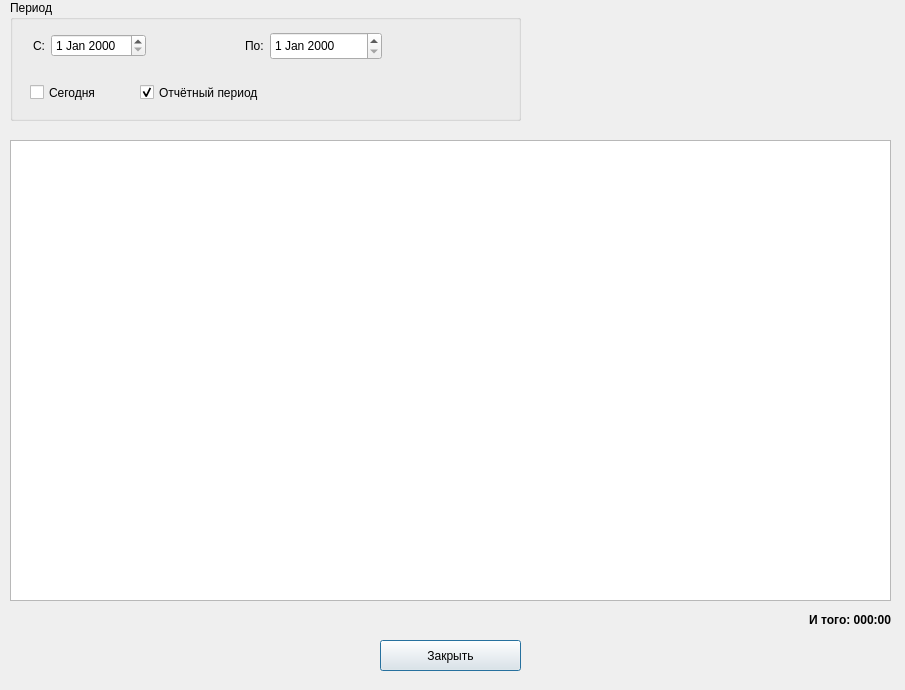
<?xml version="1.0" encoding="UTF-8"?>
<ui version="4.0">
 <class>worksPeriodDialog</class>
 <widget class="QDialog" name="worksPeriodDialog">
  <property name="geometry">
   <rect>
    <x>0</x>
    <y>0</y>
    <width>905</width>
    <height>690</height>
   </rect>
  </property>
  <property name="minimumSize">
   <size>
    <width>905</width>
    <height>690</height>
   </size>
  </property>
  <property name="windowTitle">
   <string>Работы за период</string>
  </property>
  <widget class="QPushButton" name="m_closeButton">
   <property name="geometry">
    <rect>
     <x>380</x>
     <y>640</y>
     <width>141</width>
     <height>31</height>
    </rect>
   </property>
   <property name="text">
    <string>Закрыть</string>
   </property>
  </widget>
  <widget class="QLabel" name="m_sumTimeLabel">
   <property name="geometry">
    <rect>
     <x>760</x>
     <y>610</y>
     <width>131</width>
     <height>19</height>
    </rect>
   </property>
   <property name="font">
    <font>
     <weight>75</weight>
     <bold>true</bold>
    </font>
   </property>
   <property name="text">
    <string>И того: 000:00</string>
   </property>
   <property name="textFormat">
    <enum>Qt::AutoText</enum>
   </property>
   <property name="alignment">
    <set>Qt::AlignRight|Qt::AlignTrailing|Qt::AlignVCenter</set>
   </property>
  </widget>
  <widget class="QTableView" name="m_reportView">
   <property name="geometry">
    <rect>
     <x>10</x>
     <y>140</y>
     <width>881</width>
     <height>461</height>
    </rect>
   </property>
   <property name="editTriggers">
    <set>QAbstractItemView::NoEditTriggers</set>
   </property>
   <property name="selectionBehavior">
    <enum>QAbstractItemView::SelectRows</enum>
   </property>
   <property name="sortingEnabled">
    <bool>true</bool>
   </property>
  </widget>
  <widget class="QGroupBox" name="groupBox">
   <property name="geometry">
    <rect>
     <x>10</x>
     <y>0</y>
     <width>511</width>
     <height>121</height>
    </rect>
   </property>
   <property name="title">
    <string>Период</string>
   </property>
   <widget class="QCheckBox" name="m_todayCheckBox">
    <property name="geometry">
     <rect>
      <x>20</x>
      <y>80</y>
      <width>97</width>
      <height>25</height>
     </rect>
    </property>
    <property name="toolTip">
     <string>Установить сегодняшние даты</string>
    </property>
    <property name="text">
     <string>Сегодня</string>
    </property>
   </widget>
   <widget class="QCheckBox" name="m_periodCheckBox">
    <property name="geometry">
     <rect>
      <x>130</x>
      <y>80</y>
      <width>181</width>
      <height>25</height>
     </rect>
    </property>
    <property name="toolTip">
     <string>Установить даты отчётного периода</string>
    </property>
    <property name="text">
     <string>Отчётный период</string>
    </property>
    <property name="checkable">
     <bool>true</bool>
    </property>
    <property name="checked">
     <bool>true</bool>
    </property>
    <property name="tristate">
     <bool>false</bool>
    </property>
   </widget>
   <widget class="QWidget" name="">
    <property name="geometry">
     <rect>
      <x>23</x>
      <y>30</y>
      <width>441</width>
      <height>32</height>
     </rect>
    </property>
    <layout class="QHBoxLayout" name="horizontalLayout_3">
     <item>
      <layout class="QHBoxLayout" name="horizontalLayout_2">
       <property name="spacing">
        <number>6</number>
       </property>
       <property name="sizeConstraint">
        <enum>QLayout::SetFixedSize</enum>
       </property>
       <item>
        <widget class="QLabel" name="label">
         <property name="text">
          <string>С:</string>
         </property>
        </widget>
       </item>
       <item>
        <widget class="QDateEdit" name="m_dateFromEdit"/>
       </item>
      </layout>
     </item>
     <item>
      <spacer name="horizontalSpacer_2">
       <property name="orientation">
        <enum>Qt::Horizontal</enum>
       </property>
       <property name="sizeHint" stdset="0">
        <size>
         <width>80</width>
         <height>20</height>
        </size>
       </property>
      </spacer>
     </item>
     <item>
      <layout class="QHBoxLayout" name="horizontalLayout">
       <property name="sizeConstraint">
        <enum>QLayout::SetFixedSize</enum>
       </property>
       <item>
        <widget class="QLabel" name="label_2">
         <property name="text">
          <string>По:</string>
         </property>
        </widget>
       </item>
       <item>
        <widget class="QDateEdit" name="m_dateToEdit">
         <property name="minimumSize">
          <size>
           <width>112</width>
           <height>28</height>
          </size>
         </property>
        </widget>
       </item>
      </layout>
     </item>
     <item>
      <spacer name="horizontalSpacer">
       <property name="orientation">
        <enum>Qt::Horizontal</enum>
       </property>
       <property name="sizeHint" stdset="0">
        <size>
         <width>20</width>
         <height>20</height>
        </size>
       </property>
      </spacer>
     </item>
    </layout>
   </widget>
  </widget>
 </widget>
 <resources/>
 <connections/>
</ui>
